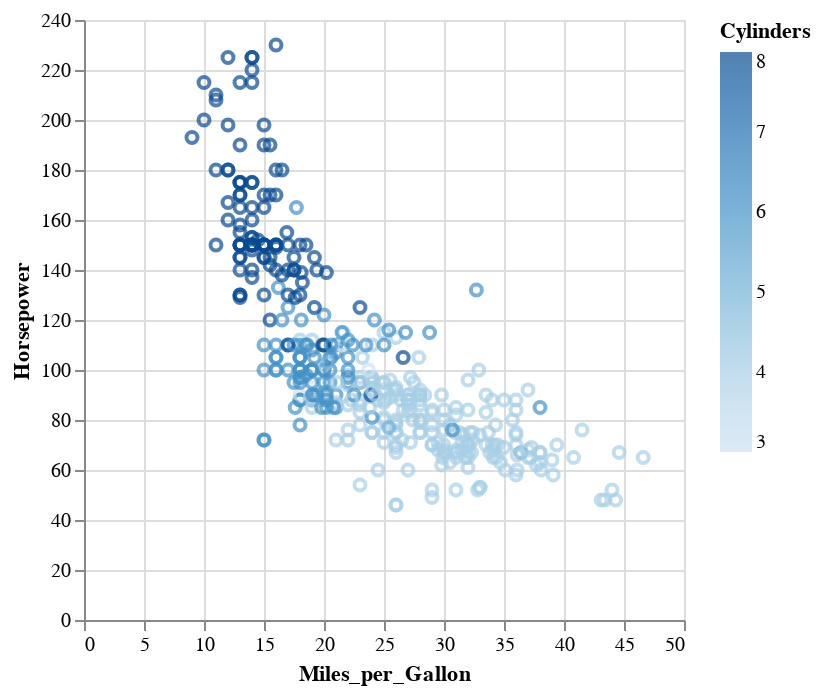

Write notebook code for a chart like this one.
### Markdown cell above
Непрерывный цвет формирует цветовую шкалу, подходящую для непрерывных данных.

А как насчет промежуточного случая: упорядоченные категории, например количество цилиндров (`Cylinders`)?

### Code cell
alt.Chart(cars).mark_point().encode(
    x="Miles_per_Gallon", y="Horsepower", color="Cylinders"
)

### Figure 1 — Vega-Lite specification as saved in the notebook (floating-point values rounded to 4 significant figures; data arrays with more than 128 entries replaced by an {"elided": "..."} marker saying what was removed)
{"config": {"view": {"continuousWidth": 300, "continuousHeight": 300}}, "data": {"name": "data-583e73726c1545c56c203344161a975c"}, "mark": {"type": "point"}, "encoding": {"color": {"field": "Cylinders", "type": "quantitative"}, "x": {"field": "Miles_per_Gallon", "type": "quantitative"}, "y": {"field": "Horsepower", "type": "quantitative"}}, "$schema": "https://vega.github.io/schema/vega-lite/v6.1.0.json", "datasets": {"data-583e73726c1545c56c203344161a975c": {"elided": "406 records"}}}
